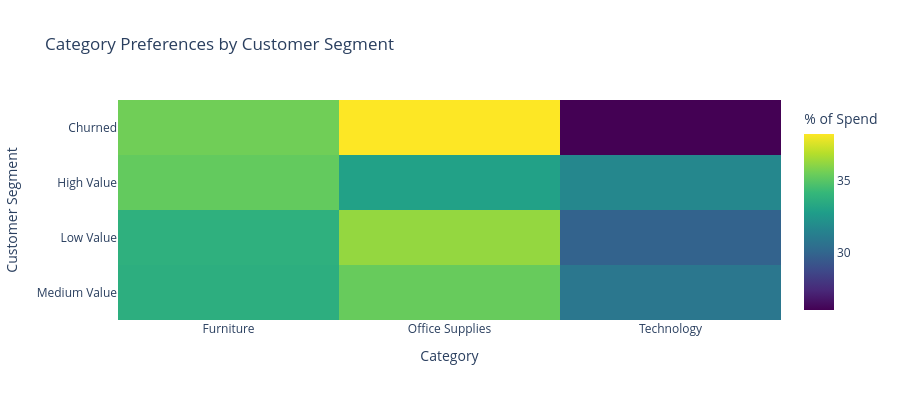

Source (notebook cell):
### Code cell
# Visualize category preferences
fig = px.imshow(category_preferences,
                labels=dict(x='Category', y='Customer Segment', color='% of Spend'),
                title='Category Preferences by Customer Segment',
                color_continuous_scale='Viridis',
                aspect='auto')

fig.update_layout(height=400)
fig.show()

### Figure 1 — Plotly figure (JSON) as saved in the notebook; plotly's stock layout.template omitted (floating-point values rounded to 4 significant figures)
{"data": [{"coloraxis": "coloraxis", "hovertemplate": "Category: %{x}<br>Customer Segment: %{y}<br>% of Spend: %{z}<extra></extra>", "name": "0", "type": "heatmap", "x": ["Furniture", "Office Supplies", "Technology"], "xaxis": "x", "y": ["Churned", "High Value", "Low Value", "Medium Value"], "yaxis": "y", "z": [[35.6, 38.3, 26.0], [35.3, 33.0, 31.7], [33.8, 36.3, 29.9], [33.7, 35.4, 30.9]]}], "layout": {"coloraxis": {"colorbar": {"title": {"text": "% of Spend"}}, "colorscale": [[0, "#440154"], [0.1111, "#482878"], [0.2222, "#3e4989"], [0.3333, "#31688e"], [0.4444, "#26828e"], [0.5556, "#1f9e89"], [0.6667, "#35b779"], [0.7778, "#6ece58"], [0.8889, "#b5de2b"], [1, "#fde725"]]}, "height": 400, "title": {"text": "Category Preferences by Customer Segment"}, "xaxis": {"anchor": "y", "domain": [0, 1], "title": {"text": "Category"}}, "yaxis": {"anchor": "x", "autorange": "reversed", "domain": [0, 1], "title": {"text": "Customer Segment"}}}}
